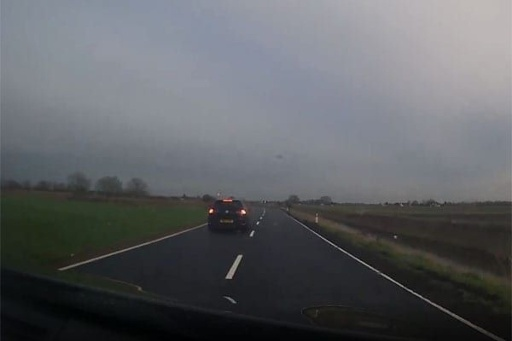
#> input picture homework/lesson4/data/dashcam.jpg, 512 x 341 px
$ jupyter execute Homework.ipynb
#> lines starting #> are read from the running program, lines starting #| are printed output that depends on the picture; after the words box and inside, x2 and y2 are one past the last pixel; in counts of white or black regions, pixels touching at a corner belong together
# HOMEWORK 4

For this homework you are going to implement a lane line detector. Lane line detection is crucial for ADAS (Advanced Driver Assistance Systems) systems and, in particular, for LKA (Lane Keep Assist). You will use a picture from a front facing camera (mounted on the car) and will implement the following steps:
* Convert image to gray scale
* Compute edge map
* Apply Hough transform to obtain line parametrizations

[cell 1]
import cv2
import math
import numpy as np
from matplotlib import pyplot as plt
plt.rcParams['figure.figsize'] = [15, 10]

Let's load and show the camera frame.

[cell 2]
img = cv2.imread('./data/dashcam.jpg')
#> img is the input picture: shape (341, 512, 3); mean B, G, R 100, 96.3, 93.9
img = cv2.cvtColor(img, cv2.COLOR_BGR2RGB)
plt.imshow(img)

[cell 3]
# Convert image to gray scale
gray = cv2.cvtColor(img, cv2.COLOR_RGB2GRAY);
#plt.imshow(gray, cmap='gray');

[cell 4]
# Obtain edge map
# Hint: you can use Canny edge detector with th_low = 100, th_high = 150
edges = cv2.Canny(gray, threshold1=100, threshold2=150);
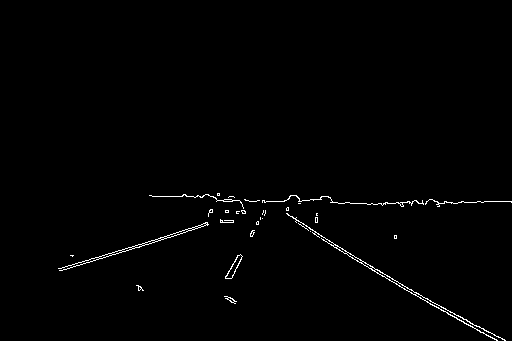
#> edges: shape (341, 512); 0.92% white in thin lines or dots, all inside (x1, y1, x2, y2) = (58, 193, 512, 341)
#plt.imshow(edges, cmap='gray');

[cell 5]
# Let's plot the images
plt.subplot(121), plt.imshow(img), plt.title('Original')
plt.subplot(122), plt.imshow(edges, cmap='gray'), plt.title('Edge map')
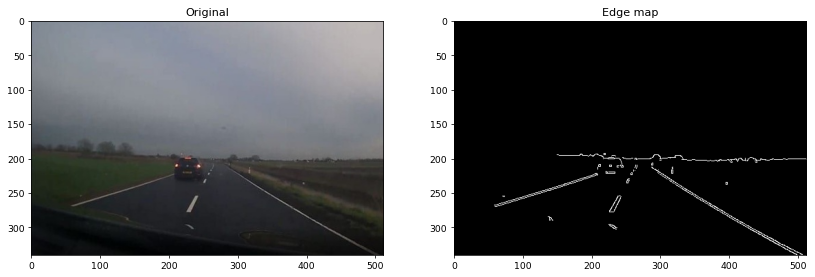
#> figure drawn by matplotlib, 2 panels

[cell 6]
# Apply Hough transform to parametrize the lines
# Hint 1: Offset resolution of 5 pixels and slope resolution of 5 degrees work well in this case
# Hint 2: A suitable value for the accumulator threshold is 90
lines = cv2.HoughLines(edges, rho=5, theta=5*np.pi/180, threshold=90)
#> lines = 15 rows, first 8: [45, 2.09], [200, 1.57], [275, 1.31], [280, 1.22], [95, 2.01], [10, 2.18], [240, 1.48], [180, 1.66]
# Let's get rid of the unnecessary dimension
lines = lines[:, 0, :]

[cell 7]
# Plot the resulting Hough lines
result = np.copy(img)

for line in lines:
    rho = line[0];
    theta = line[1];
    a = math.cos(theta)
    b = math.sin(theta)

    x0 = a * rho
    y0 = b * rho

    pt1 = (int(x0 + 1000*(-b)), int(y0 + 1000*(a)))
    pt2 = (int(x0 - 1000*(-b)), int(y0 - 1000*(a)))

    cv2.line(result, pt1, pt2, 255, 1, cv2.LINE_AA)
#> this loop made 15 passes
#> (rho, theta, a, b, x0, y0, pt1, pt2) on passes 1 to 10: (45, 2.09, -0.5, 0.866, -22.5, 38.97, (-888, -461), (843, 538)), (200, 1.57, 7.55e-08, 1, 1.51e-05, 200, (-999, 200), (1000, 199)), (275, 1.31, 0.259, 0.966, 71.18, 265.6, (-894, 524), (1037, 6)), (280, 1.22, 0.342, 0.94, 95.77, 263.1, (-843, 605), (1035, -78)), (95, 2.01, -0.423, 0.906, -40.15, 86.1, (-946, -336), (866, 508)), (10, 2.18, -0.574, 0.819, -5.74, 8.19, (-824, -565), (813, 581)), (240, 1.48, 0.0872, 0.996, 20.92, 239.1, (-975, 326), (1017, 151)), (180, 1.66, -0.0872, 0.996, -15.69, 179.3, (-1011, 92), (980, 266)), (170, 1.66, -0.0872, 0.996, -14.82, 169.4, (-1011, 82), (981, 256)), (130, 1.92, -0.342, 0.94, -44.46, 122.2, (-984, -219), (895, 464))
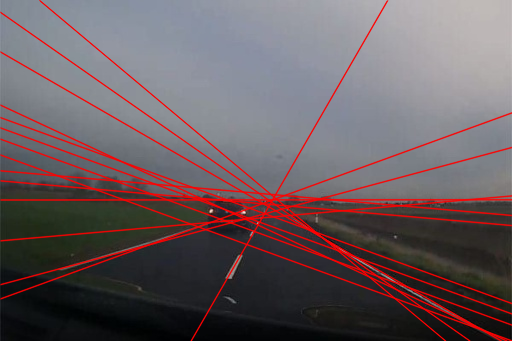
#> result: shape (341, 512, 3); mean R, G, B 104.2, 91.8, 95.4

plt.subplot(121), plt.imshow(edges, cmap='gray'), plt.title('Edge map')
plt.subplot(122), plt.imshow(result, cmap='gray'), plt.title('Hough lines')
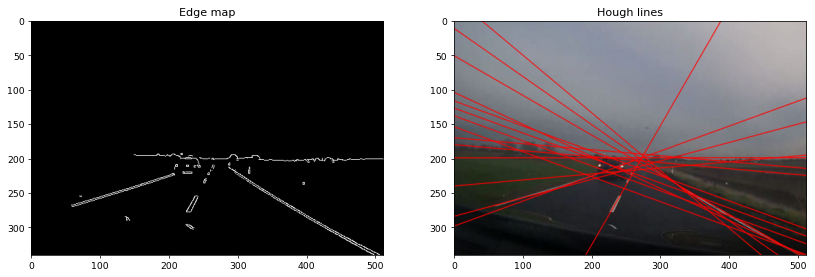
#> figure drawn by matplotlib, 2 panels

The edge map looks good but the Hough lines are too noisy. Let's clean the Hough lines first by removing all lines that we know cannot represent a lane line. In other words, all lines that are approximately horizontal shall be removed. Remember that horizontal lines correspond to theta = 90 degrees.

[cell 8]
# Filter out all lines that are approximately horizontal (+/- 15 degrees).
filtered_lines = []
for line in lines:
    # Extract theta for current line (remember Hough works with radians)
    theta = line[1]*180/np.pi;

    # Keep line if theta is not horizontal
    if theta<75 or theta>115:
        filtered_lines.append(line)
#> this loop made 15 passes
#> (line, theta) on passes 1 to 12: ([45, 2.09], 120), ([200, 1.57], 90), ([275, 1.31], 75), ([280, 1.22], 70), ([95, 2.01], 115), ([10, 2.18], 125), ([240, 1.48], 85), ([180, 1.66], 95), ([170, 1.66], 95), ([130, 1.92], 110), ([145, 1.92], 110), ([110, 1.92], 110)
#> after the loop, filtered_lines = [[45, 2.09], [275, 1.31], [280, 1.22], [10, 2.18], [-25, 2.27], [335, 0.524]]

[cell 9]
# Let's plot the resulting filtered lines
result = np.copy(img)

for line in filtered_lines:
    rho = line[0];
    theta = line[1];

    a = math.cos(theta);
    b = math.sin(theta);

    x0 = a * rho;
    y0 = b * rho;

    pt1 = (int(x0 + 1000*(-b)), int(y0 + 1000*(a)));
    pt2 = (int(x0 - 1000*(-b)), int(y0 - 1000*(a)));

    cv2.line(result, pt1, pt2, 255, 1, cv2.LINE_AA);
#> this loop made 6 passes
#> (rho, theta, a, b, x0, y0, pt1, pt2) on passes 1 to 6: (45, 2.09, -0.5, 0.866, -22.5, 38.97, (-888, -461), (843, 538)), (275, 1.31, 0.259, 0.966, 71.18, 265.6, (-894, 524), (1037, 6)), (280, 1.22, 0.342, 0.94, 95.77, 263.1, (-843, 605), (1035, -78)), (10, 2.18, -0.574, 0.819, -5.74, 8.19, (-824, -565), (813, 581)), (-25, 2.27, -0.643, 0.766, 16.07, -19.15, (-749, -661), (782, 623)), (335, 0.524, 0.866, 0.5, 290.1, 167.5, (-209, 1033), (790, -698))
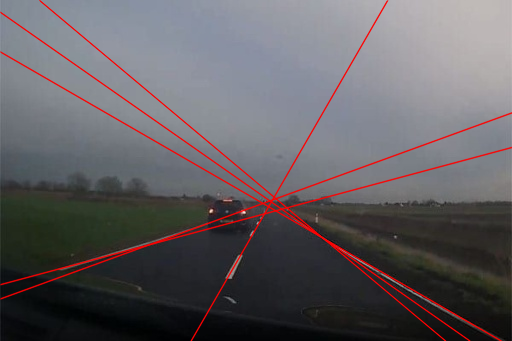
#> result: shape (341, 512, 3); mean R, G, B 97.7, 94.2, 97.7

plt.subplot(121), plt.imshow(edges, cmap='gray'), plt.title('Edge map')
plt.subplot(122), plt.imshow(result, cmap='gray'), plt.title('Hough lines')

The result is now much better, but still we see some very similar lines. How can we get rid of them?
* Let's apply k-means clustering. It will find the clusters of the 3 lines and use the averages.

[cell 10]
# We will apply k-means clustering to refine the detected lines.
# Don't worry, we will learn about the clustering later in the course :-)
from sklearn.cluster import KMeans
kmeans = KMeans(n_clusters=3).fit(filtered_lines)
kmeans.cluster_centers_
#> Out = [[10, 2.18], [277.5, 1.27], [335, 0.524]]

[cell 11]
# Again, let's plot the resulting filtered lines
result = np.copy(img)

for line in kmeans.cluster_centers_:
    rho = line[0];
    theta = line[1];

    a = math.cos(theta);
    b = math.sin(theta);

    x0 = a * rho;
    y0 = b * rho;

    pt1 = (int(x0 + 1000*(-b)), int(y0 + 1000*(a)));
    pt2 = (int(x0 - 1000*(-b)), int(y0 - 1000*(a)));

    cv2.line(result, pt1, pt2, 255, 1, cv2.LINE_AA);
#> this loop made 3 passes
#> (rho, theta, a, b, x0, y0, pt1, pt2) on passes 1 to 3: (10, 2.18, -0.574, 0.819, -5.74, 8.19, (-824, -565), (813, 581)), (277.5, 1.27, 0.301, 0.954, 83.45, 264.7, (-870, 565), (1037, -36)), (335, 0.524, 0.866, 0.5, 290.1, 167.5, (-209, 1033), (790, -698))
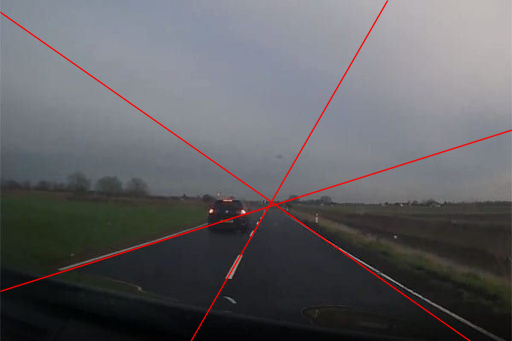
#> result: shape (341, 512, 3); mean R, G, B 95.8, 95.3, 98.9

plt.subplot(121), plt.imshow(edges, cmap='gray'), plt.title('Edge map')
plt.subplot(122), plt.imshow(result, cmap='gray'), plt.title('Hough lines')
